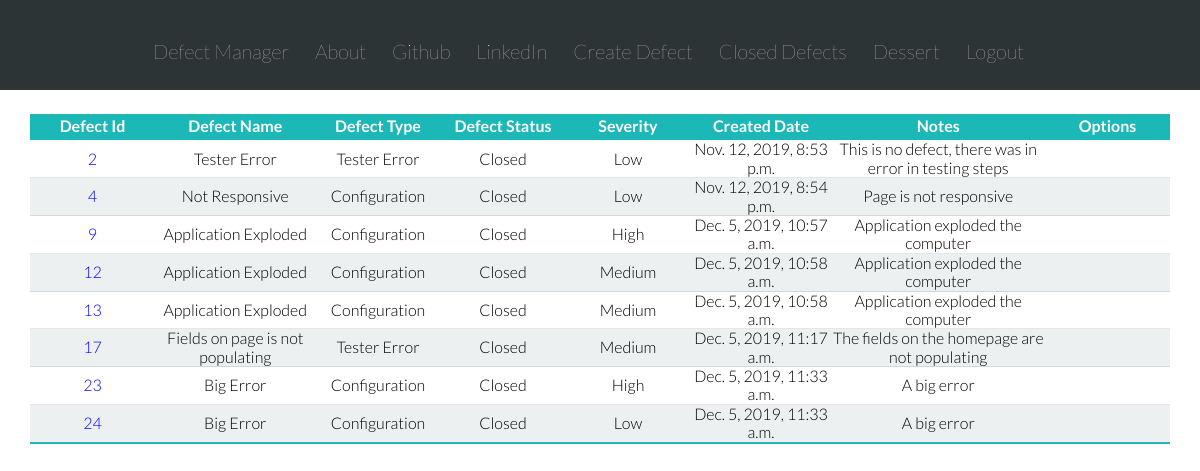
Page /closed/ (signed in) on the committed database.
### defect_manager_app/models.py (models this page shows, shortened)
class Defect(models.Model):
    DEFECT_STATUS_NEW = 'New'
    DEFECT_STATUS_OPEN = 'Open'
    DEFECT_STATUS_REJECTED = 'Rejected'
    DEFECT_STATUS_FIXED = 'Fixed'
    DEFECT_STATUS_CLOSE = 'Closed'
    DEFECT_STATUS_CHOICES = [
    (DEFECT_STATUS_NEW, 'New'),
    (DEFECT_STATUS_OPEN, 'Open'),
    (DEFECT_STATUS_REJECTED, 'Rejected'),
    (DEFECT_STATUS_FIXED, 'Fixed'),
    (DEFECT_STATUS_CLOSE, 'Closed'),
    ]
    DEFECT_TYPE_CONFIG = 'Configuration'
    DEFECT_TYPE_TESTERROR = 'Tester Error'
    DEFECT_TYPE_UI = 'User Interface'
    DEFECT_TYPE_OTHER = 'Other'
    DEFECT_TYPE_CHOICES = [
    (DEFECT_TYPE_CONFIG, 'Configuration'),
    (DEFECT_TYPE_TESTERROR, 'Tester Error'),
    (DEFECT_TYPE_UI, 'User Interface'),
    (DEFECT_TYPE_OTHER, 'OTHER'),
    ]
    DEFECT_SEVERITY_LOW = 'Low'
    DEFECT_SEVERITY_MEDIUM = 'Medium'
    DEFECT_SEVERITY_HIGH = 'High'
    DEFECT_SEVERITY_CHOICES = [
    (DEFECT_SEVERITY_LOW, 'Low'),
    (DEFECT_SEVERITY_MEDIUM, 'Medium'),
    (DEFECT_SEVERITY_HIGH, 'High'),
    ]
    author = models.CharField(max_length=256)
    defect_status = models.CharField(max_length=10,
                                    choices=DEFECT_STATUS_CHOICES,
                                    default=DEFECT_STATUS_NEW,
                                    )
    defect_type = models.CharField(max_length=64,
                                    choices=DEFECT_TYPE_CHOICES,
                                    default=DEFECT_TYPE_CONFIG,
                                    )
    severity = models.CharField(max_length=8,
                                choices=DEFECT_SEVERITY_CHOICES,
                                default='',
                                )
    name = models.CharField(max_length=200, default='')
    created_date = models.DateTimeField(default=timezone.now)
    close_date = models.DateTimeField(blank=True, null=True)
    notes = models.TextField()
    modified_date = models.DateTimeField(blank=True, null=True)

### defect_manager_app/views.py (the view)
# urls.py: path('closed/', views.ClosedDefectListView.as_view(), name='closed_defect_list')
class ClosedDefectListView(LoginRequiredMixin, ListView):
    model = Defect
    template_name = 'defect_manager_app/closed_defect_list.html'

### defect_manager_app/templates/defect_manager_app/closed_defect_list.html (shortened to what this page needs)
{% extends 'defect_manager_app/base.html' %}
{% block content %}
<table class="defect-list-table row">
  <thead>
  <tr>
    <th>Defect Id</th>
    <th>Defect Name</th>
    <th>Defect Type</th>
    <th>Defect Status</th>
    <th>Severity</th>
    <th>Created Date</th>
    <th>Notes</th>
    <th>Options</th>
  </tr>
  </thead>
    {% for defect in defect_list %}
      {% if defect.defect_status == 'Closed' %}
      <tr>
        <td><a href="{% url 'defect_manager_app:defect_detail' pk=defect.pk%}">{{ defect.id }}</a></td>
        <td>{{ defect.name }}</td>
        <td>{{ defect.defect_type }}</td>
        <td>{{ defect.defect_status }}</td>
        <td>{{ defect.severity }}</td>
        <td>{{ defect.created_date }}</td>
        <td>{{ defect.notes }}</td>
        <td><a href="{% url 'defect_manager_app:delete_defect' pk=defect.pk %}"></a></td>
      </tr>
      {% endif %}
    {% endfor %}
{% endblock %}

### defect_manager_app/static/defect_manager_app/css/style.css (style rules this page uses)
* { margin: 0; padding: 0; box-sizing: border-box; }
html { color: black; font-family: 'Lato', 'Arial', 'sans-serif'; font-weight: 300; font-size: 1em; text-rendering: optimizeLegibility; background-color: #ffffff; }
.row { max-width: 1140px; margin: 0 auto 0 auto; }
.defect-list-table { text-align: center; margin-top: 2%; min-width: 400px; border-collapse: collapse; }
.defect-list-table thead tr { background-color: #1cb8b8; color: white; }
.defect-list-table th { min-width:125px; padding: 3px; }
.defect-list-table tr { border-bottom: 1px solid #e2e8ea; }
.defect-list-table tr:nth-of-type(even) { background-color: #ecf0f1; border-bottom: 1px solid #cfd9db; }
.defect-list-table tr:last-of-type { border-bottom:2px solid #1cb8b8; }
.defect-list-table tr td a { text-decoration: none; }
.defect-list-table tr td a:link, .defect-list-table tr td a:visited { color: blue; }

### rows in the picture
Defect: id "2", name "Tester Error", defect_type "Tester Error", defect_status "Closed", severity "Low", created_date "Nov. 12, 2019, 8:53 p.m.", notes "This is no defect, there was in error in testing steps"
Defect: id "4", name "Not Responsive", defect_type "Configuration", defect_status "Closed", severity "Low", created_date "Nov. 12, 2019, 8:54 p.m.", notes "Page is not responsive"
Defect: id "9", name "Application Exploded", defect_type "Configuration", defect_status "Closed", severity "High", created_date "Dec. 5, 2019, 10:57 a.m.", notes "Application exploded the computer"
Defect: id "12", name "Application Exploded", defect_type "Configuration", defect_status "Closed", severity "Medium", created_date "Dec. 5, 2019, 10:58 a.m.", notes "Application exploded the computer"
Defect: id "13", name "Application Exploded", defect_type "Configuration", defect_status "Closed", severity "Medium", created_date "Dec. 5, 2019, 10:58 a.m.", notes "Application exploded the computer"
Defect: id "17", name "Fields on page is not populating", defect_type "Tester Error", defect_status "Closed", severity "Medium", created_date "Dec. 5, 2019, 11:17 a.m.", notes "The fields on the homepage are not populating"
Defect: id "23", name "Big Error", defect_type "Configuration", defect_status "Closed", severity "High", created_date "Dec. 5, 2019, 11:33 a.m.", notes "A big error"
Defect: id "24", name "Big Error", defect_type "Configuration", defect_status "Closed", severity "Low", created_date "Dec. 5, 2019, 11:33 a.m.", notes "A big error"
